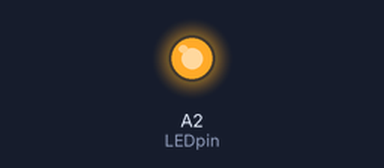
This sketch was run on a simulated Arduino Uno, built with avr-gcc and run on an emulated ATmega328P. On the bench: output pins drawn as LEDs (lit = HIGH).

Above: at 0.1 s.
Timing chart, 0 to 1.6 s (numbered marks = the images above):
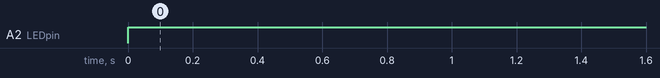

Measured:
- by itself, A2 (LEDpin): LOW → HIGH at 0.00 s

The sketch:

tets000.ino
```cpp
int LEDpin=A2;

void setup()
{
  pinMode(LEDpin,OUTPUT);
}

void loop()
{
  digitalWrite(LEDpin,HIGH);
}
```
